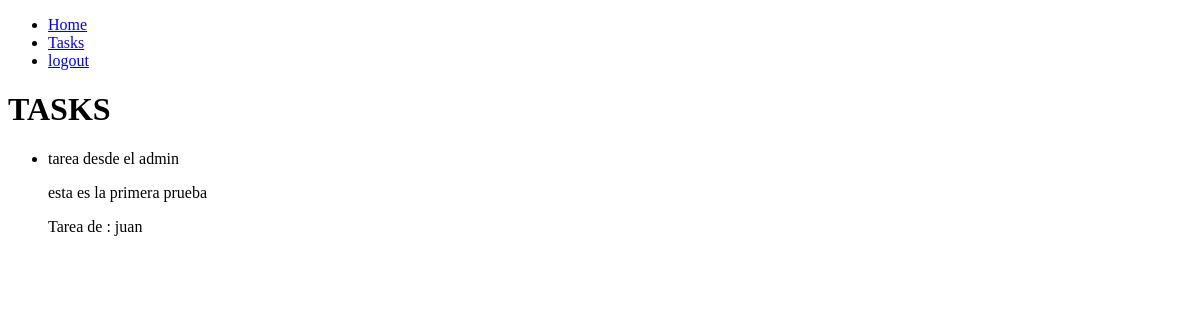
Before: /tasks/ (signed in) with the older database file.
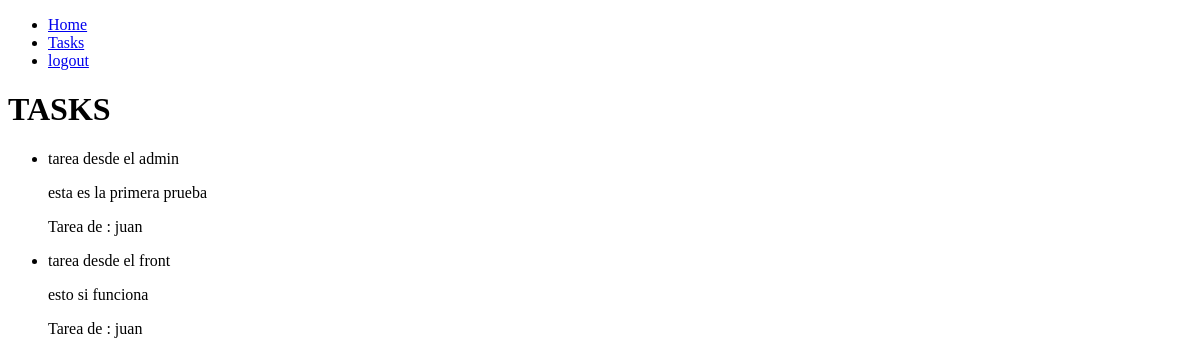
After: the same page with the newer database file.
### tasks/models.py (models this page shows, shortened)
class Task(models.Model):
    title = models.CharField(max_length=255)
    description = models.TextField(blank=True)
    created = models.DateTimeField(auto_now_add=True)
    datecompleted = models.DateTimeField(null=True)
    important = models.BooleanField(default=False)
    user = models.ForeignKey(User, on_delete=models.CASCADE)

### tasks/views.py (the view)
# urls.py: path("tasks/", views.tasks, name="tasks"),
def tasks(request):
    tasks = Task.objects.filter(user=request.user)
    return render(request, "tasks.html", {"tasks": tasks})

### tasks/templates/tasks.html
{% extends "layouts/base.html" %}
{% block content%}
<h1>TASKS</h1>
<ul>
    {% for task in tasks %}
    <li>
        {% if task.important %}
        <h3><strong>{{task.title}}</strong></h3>
        {% else %}
        <p>{{task.title}}</p>
        {% endif %}
        <p>{{task.description}}</p>
        <p>Tarea de : {{task.user}}</p>
    </li>
    {% endfor %}
</ul>
{% endblock %}

### tasks/templates/layouts/base.html (shortened to what this page needs)
<!DOCTYPE html>
<html lang="en">
<head>
</head>
<body>
    <nav>
        <ul>
            <li>
                <a href="/">Home</a>
            </li>
            <li>
                <a href="/tasks">Tasks</a>
            </li>
            {% if user.is_authenticated %}
            <li>
                <a href="/logout">logout</a>
            </li>
            {% endif %}
        </ul>
    </nav>
    {% block content %}
    {% endblock %}
</body>
</html>

Changed rows visible on the page:
added Task: title "tarea desde el front", description "esto si funciona", user "juan"
